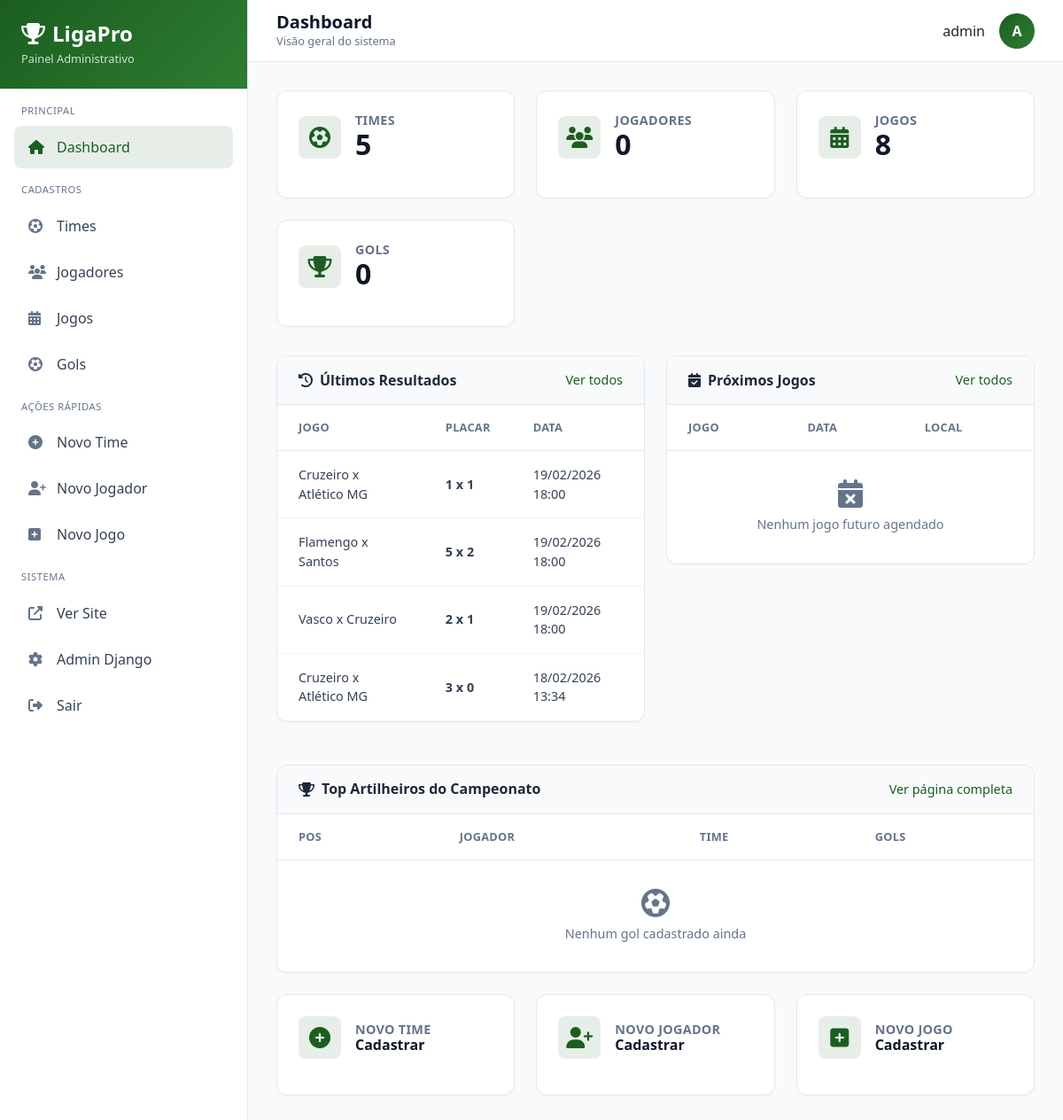
/painel/ (signed in), run on an earlier commit of the app's database.
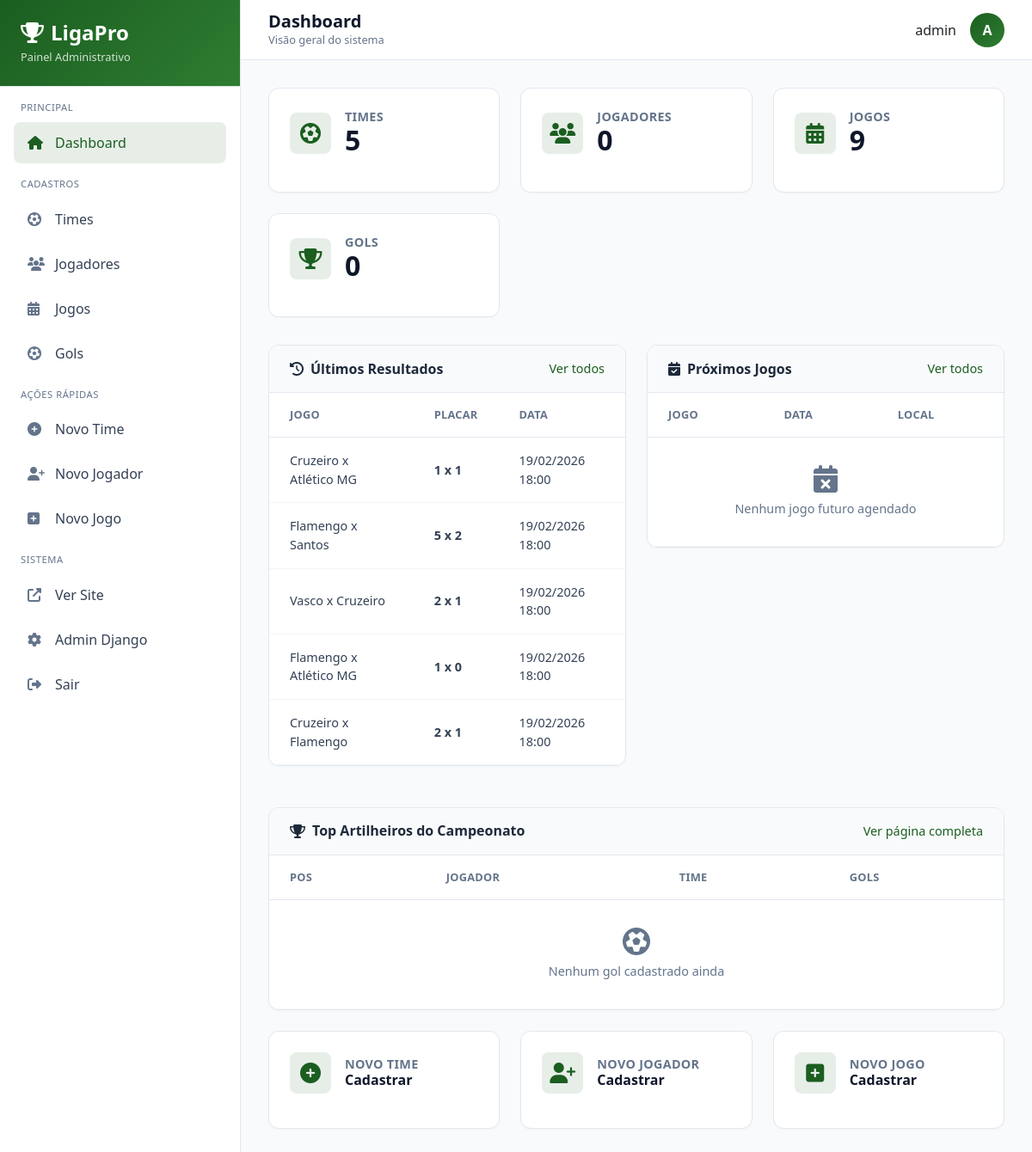
And on a later commit of the database.
### core/models.py (models this page shows, shortened)
class Jogo(models.Model):
    time_casa = models.ForeignKey(
        Time,
        on_delete=models.CASCADE,
        related_name='jogos_como_casa',
        verbose_name='Time da Casa'
    )
    time_visitante = models.ForeignKey(
        Time,
        on_delete=models.CASCADE,
        related_name='jogos_como_visitante',
        verbose_name='Time Visitante'
    )
    gols_casa = models.IntegerField('Gols do Time da Casa', default=0)
    gols_visitante = models.IntegerField('Gols do Time Visitante', default=0)
    data_jogo = models.DateTimeField('Data do Jogo')
    local = models.CharField('Local do Jogo', max_length=200, blank=True, null=True)
    rodada = models.IntegerField('Rodada', default=1)
    realizado = models.BooleanField('Jogo Realizado?', default=False)
    class Meta:
        verbose_name = 'Jogo'
        verbose_name_plural = 'Jogos'
        ordering = ['-data_jogo']

class Time(models.Model):
    nome = models.CharField('Nome do Time', max_length=100)
    logo = models.ImageField('Logo', upload_to='logos/', null=True, blank=True)
    data_criacao = models.DateTimeField('Data de Cadastro', auto_now_add=True)
    class Meta:
        verbose_name = 'Time'
        verbose_name_plural = 'Times'
        ordering = ['nome']

### painel/views.py (the view)
# urls.py: path('', views.dashboard, name='dashboard'),
@staff_member_required
def dashboard(request):
    total_times = Time.objects.count()
    total_jogadores = Jogador.objects.count()
    total_jogos = Jogo.objects.count()
    total_gols = Gol.objects.filter(contra=False).count()
    jogos_recentes = Jogo.objects.filter(realizado=True).order_by('-data_jogo')[:5]
    proximos_jogos = Jogo.objects.filter(realizado=False, data_jogo__gte=timezone.now()).order_by('data_jogo')[:5]
    top_artilheiros = Gol.objects.filter(
        contra=False
    ).values('jogador').annotate(
        total=Count('id')
    ).order_by('-total')[:5]
    artilheiros_lista = []
    for item in top_artilheiros:
        jogador = Jogador.objects.select_related('time').get(id=item['jogador'])
        artilheiros_lista.append({
            'jogador': jogador,
            'gols': item['total']
        })
    context = {
        'total_times': total_times,
        'total_jogadores': total_jogadores,
        'total_jogos': total_jogos,
        'total_gols': total_gols,
        'jogos_recentes': jogos_recentes,
        'proximos_jogos': proximos_jogos,
        'artilheiros': artilheiros_lista,
    }
    return render(request, 'painel/dashboard.html', context)

### templates/painel/dashboard.html (shortened to what the changed rows need)
{% extends 'painel/base_painel.html' %}
{% load static %}
{% block page_title %}Dashboard{% endblock %}
{% block content %}
<div class="stats-grid">
    <div class="stat-card">
        <div class="stat-header">
            <div class="stat-info">
                <h3>Jogos</h3>
                <div class="stat-number">{{ total_jogos }}</div>
            </div>
        </div>
    </div>
</div>
<div class="row">
    <div class="col-md-6">
        <div class="table-card">
            <div class="table-responsive">
                <table>
                    <thead>
                        <tr>
                            <th>Jogo</th>
                            <th>Placar</th>
                            <th>Data</th>
                        </tr>
                    </thead>
                    <tbody>
                        {% for jogo in jogos_recentes %}
                        <tr>
                            <td>{{ jogo.time_casa.nome }} x {{ jogo.time_visitante.nome }}</td>
                            <td><strong>{{ jogo.gols_casa }} x {{ jogo.gols_visitante }}</strong></td>
                            <td>{{ jogo.data_jogo|date:"d/m/Y H:i" }}</td>
                        </tr>
                        {% endfor %}
                    </tbody>
                </table>
            </div>
        </div>
    </div>
    <div class="col-md-6">
        <div class="table-card">
            <div class="table-responsive">
                <table>
                    <thead>
                        <tr>
                            <th>Jogo</th>
                            <th>Data</th>
                            <th>Local</th>
                        </tr>
                    </thead>
                </table>
            </div>
        </div>
    </div>
</div>
<div class="table-card" style="margin-top: 1.5rem;">
    <div class="table-responsive">
        <table>
            <thead>
                <tr>
                    <th>Pos</th>
                    <th>Jogador</th>
                    <th>Time</th>
                    <th>Gols</th>
                </tr>
            </thead>
        </table>
    </div>
</div>
{% endblock %}

What changed in the data, as far as the page shows it:
no longer on this page (row unchanged): Jogo: time_casa.nome "Cruzeiro", time_visitante.nome "Atlético MG", gols_casa "3", gols_visitante "0", data_jogo "18/02/2026 13:34"
now on this page (row edited): Jogo: time_casa.nome "Flamengo", time_visitante.nome "Atlético MG", gols_casa "1", gols_visitante "0", data_jogo "19/02/2026 18:00"
added Jogo: time_casa.nome "Cruzeiro", time_visitante.nome "Flamengo", gols_casa "2", gols_visitante "1", data_jogo "19/02/2026 18:00"
Also different on the page:
{{ total_jogos }}: "8" → "9"
